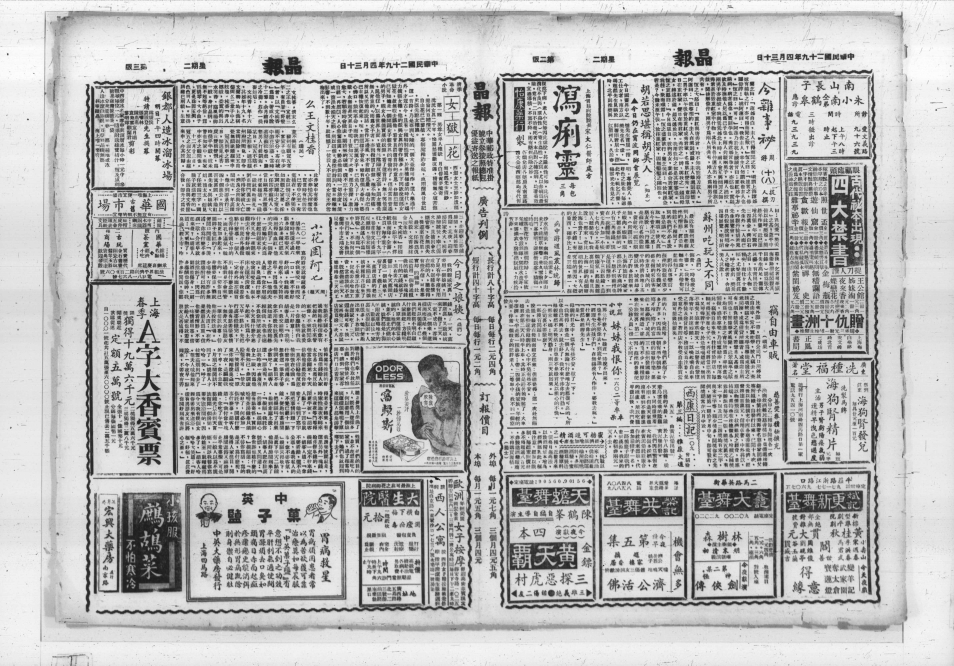
#> input picture examples/example_fold.jpg, 4768 x 3328 px (shown at 1/5 size)
$ python separator_approach.py ../examples/example_fold.jpg
#> lines starting #> are read from the running program, lines starting #| are printed output that depends on the picture; after the words box and inside, x2 and y2 are one past the last pixel; in counts of white or black regions, pixels touching at a corner belong together
### experiments/utils.py
import cv2
import numpy as np
import time

#################################
############ GENERAL ############

def load_gray(path):
    """
    loads image as grayscale image
    """
#> called with path = '../examples/example_fold.jpg'
    original_img = cv2.imread(path)
#> original_img is the input picture: shape (3328, 4768, 3); min 0, max 255, mean 185.2
    return original_img, cv2.cvtColor(original_img, cv2.COLOR_RGB2GRAY)

def binarize(img, kernel_size=305, c=0):
    """
    uses adaptive thresholding to get a binary image
    https://docs.opencv.org/master/d7/d1b/group__imgproc__misc.html#ga72b913f352e4a1b1b397736707afcde3
    """
#> called with kernel_size = 21, c = 20
    return cv2.adaptiveThreshold(img,255,cv2.ADAPTIVE_THRESH_MEAN_C,\
           cv2.THRESH_BINARY,kernel_size,c)
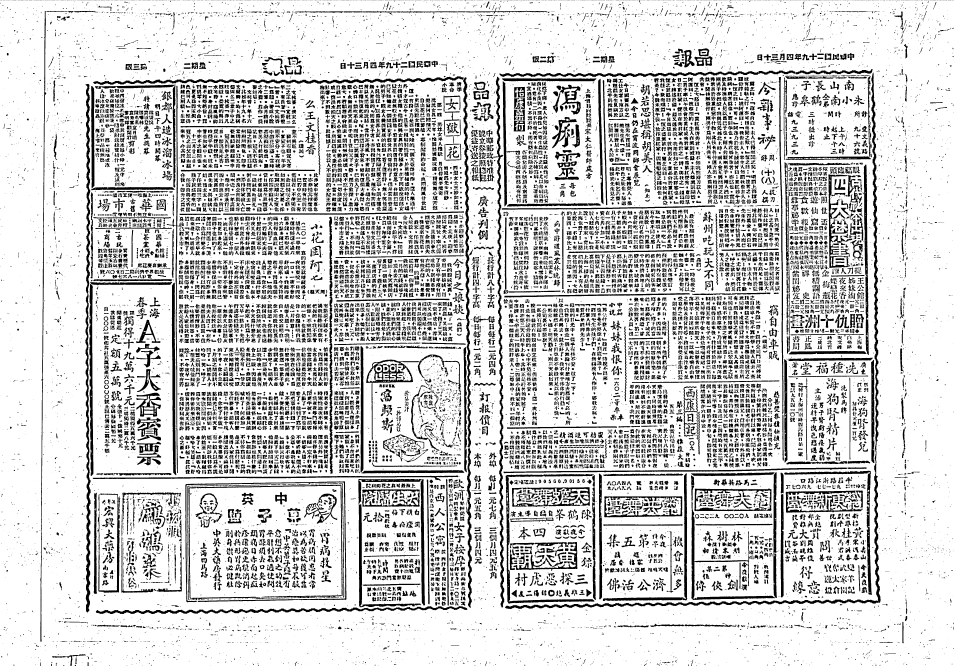
#> returned value: shape (3328, 4768) (shown at 1/5 size); 81.2% white; 21822 black regions (10307 under 20 px), largest, box (x1, y1, x2, y2) and area: (2526, 363, 4403, 3045) 52535, (2316, 386, 2359, 3039) 31387, (427, 419, 453, 3062) 31079

####################################
############ MORPHOLOGY ############

# [40 lines left out: functions remove_big_objects, open_then_close, draw_boxes, not called in this run]

#########################################################
############ CONNTECTING SEPARATORS APPROACH ############

def remove_separators(img, min_size, min_aspect_ratio):
    """
    draws over in white:
     - contours wider than min_width OR taller than min_height
       (min_width should be rather high since small contours will be found by next step)
     - after that, remaining contours exceeding min_aspect_ratio (= very slim contours = probably separators)
    https://docs.opencv.org/master/d6/d6e/group__imgproc__draw.html#ga746c0625f1781f1ffc9056259103edbc
    """
#> called with min_size = 300, min_aspect_ratio = 5
    img_inv = cv2.bitwise_not(img)
    contours, hierarchy = cv2.findContours(img_inv, cv2.RETR_TREE, cv2.CHAIN_APPROX_SIMPLE)
#> contours = 22006 contours, 9439 with area under 20; largest, box (x1, y1, x2, y2) and area: (939, 2425, 1715, 3002) 432074, (948, 2430, 1712, 2994) 415885, (468, 384, 2367, 3041) 49477, (2528, 365, 4405, 3047) 48000, (3474, 2445, 3860, 2558) 41446
    for idx, contour in enumerate(contours):
        [x,y,w,h] = cv2.boundingRect(contour)
        if w > min_size or h > min_size:
            # -1 instead of idx to draw all contours
            # -1 instead of thickness to fill bounded area instead of drawing line contours
            cv2.drawContours(img, contours, idx, (255,255,255), -1)
#> this loop made 22006 passes
#> (x, y, w, h) on passes 3, 9, 10: (636, 3327, 1, 1), (377, 3326, 4, 2), (187, 3326, 1, 1)
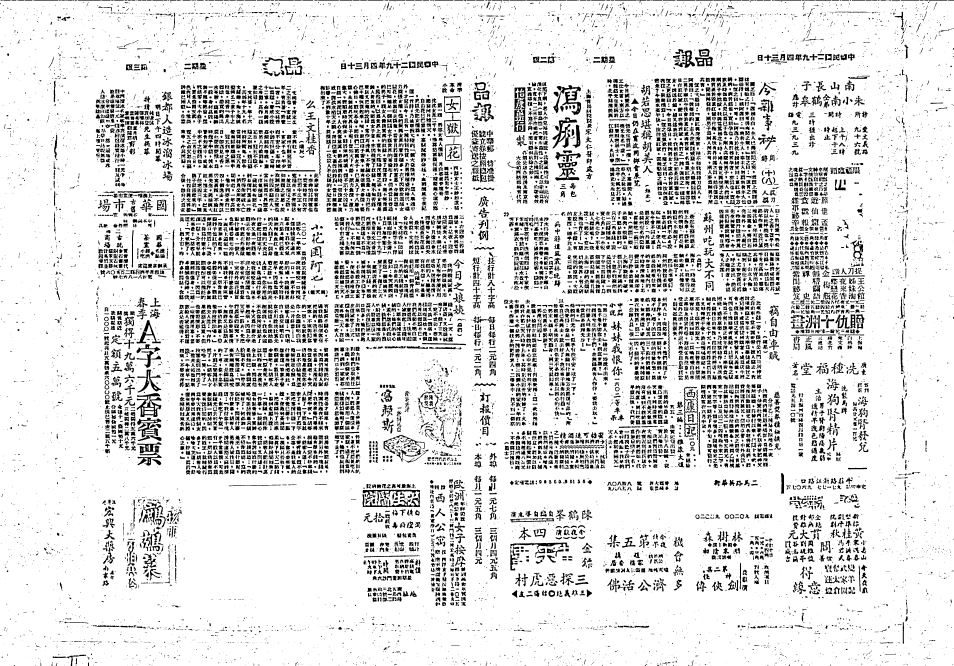
#> img: shape (3328, 4768) (shown at 1/5 size); 85.9% white; 15786 black regions (6510 under 20 px), largest, box (x1, y1, x2, y2) and area: (1813, 2448, 2101, 2536) 10310, (2570, 436, 2627, 661) 7408, (2766, 426, 2906, 575) 6870
    cv2.imwrite("1_1.png", img)
    for idx, contour in enumerate(contours):
        [x,y,w,h] = cv2.boundingRect(contour)
        if w/h > min_aspect_ratio or h/w > min_aspect_ratio:
            # -1 instead of idx to draw all contours
            # -1 instead of thickness to fill bounded area instead of drawing line contours
            cv2.drawContours(img, contours, idx, (255,255,255), -1)
    cv2.imwrite("1_2.png", img)

def free_vertical_sepators(img):
    """
    cuts vertical separators free from horizontal ones connecting from the side
    works for ├, ┼, ┤ as well as └, ┴, ┬, ┌, etc.
    """
    # kernels to draw 4~5px-wide frame left and right from all contours
    kernel_right = np.array([[-1,-1,-1, 1, 1, 1, 0, 0, 0, 0, 0]])
    kernel_left  = np.array([[ 0, 0, 0, 0, 0, 1, 1, 1,-1,-1,-1]])
    mask = cv2.bitwise_or(cv2.filter2D(img, -1, kernel_right), cv2.filter2D(img, -1, kernel_left))
#> mask: shape (3328, 4768); 4.4% white; 7843 white regions (5140 under 20 px), largest, box (x1, y1, x2, y2) and area: (440, 421, 474, 3064) 24527, (4333, 347, 4393, 3006) 18463, (2498, 409, 2528, 3040) 14412
    # cv2.imshow('image',mask)
    # cv2.waitKey(0)

    # only keep those parts of the mask that are long vertical lines
    opening_kernel = np.tile(np.array([[1]]),(50,1))
    mask = cv2.morphologyEx(mask, cv2.MORPH_OPEN, opening_kernel)
#> mask: shape (3328, 4768); 1.9% white; 284 white regions, largest, box (x1, y1, x2, y2) and area: (209, 473, 232, 3211) 10423, (3894, 413, 3914, 2306) 8789, (208, 59, 225, 1901) 7366
    # cv2.imshow('image',mask)
    # cv2.waitKey(0)

    # make every white pixel in mask turn into 20 vertically stacked white pixels
    extension_kernel = np.tile(np.array([[1]]),(20,1))
    mask = cv2.filter2D(mask, -1, extension_kernel)
#> mask: shape (3328, 4768); 2% white; 224 white regions, largest, box (x1, y1, x2, y2) and area: (199, 50, 225, 3221) 12935, (209, 53, 235, 3221) 12644, (875, 417, 886, 2389) 9954
    # [6 lines of commented-out code are left out]
    return cv2.bitwise_or(img,mask)
#> returned value: shape (3328, 4768); 93.7% white; 1013 black regions (275 under 20 px), largest, box (x1, y1, x2, y2) and area: (468, 384, 2367, 3041) 54215, (2528, 365, 4405, 3047) 52412, (429, 421, 455, 3064) 31049

def extend_separators(img, mode, max_distance, min_length, min_aspect_ratio):
    """
    mode="vertical":
        finds vertical contours with height/width > min_aspect_ratio and height > min_length
    mode="horizontal":
        and horizontal contours with width/height > min_aspect_ratio and width > min_length
    draws pixel bridges at the top and/or bottom [mode="vertical"] /
    left and/or right side [mode="horizontal"] of these contours if another object is within reach of max_distance
    """
#> called with mode = 'vertical', max_distance = 300, min_length = 80, min_aspect_ratio = 6
    img_inv = cv2.bitwise_not(img)
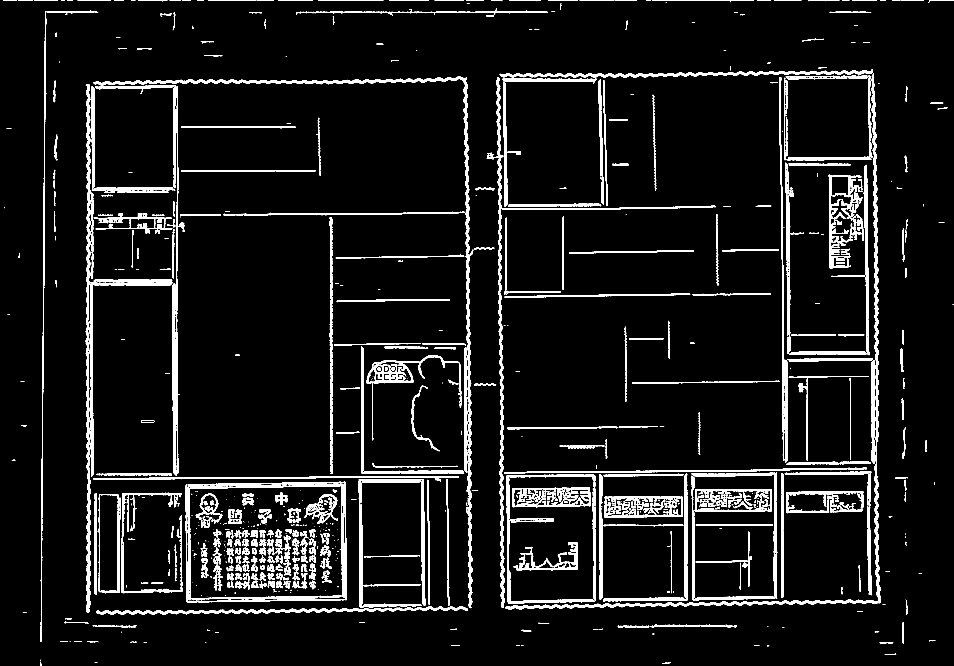
#> img_inv: shape (3328, 4768) (shown at 1/5 size); 6.3% white; 1013 white regions (275 under 20 px), largest, box (x1, y1, x2, y2) and area: (468, 384, 2367, 3041) 54215, (2528, 365, 4405, 3047) 52412, (429, 421, 455, 3064) 31049
    contours, hierarchy = cv2.findContours(img_inv, cv2.RETR_TREE, cv2.CHAIN_APPROX_SIMPLE)
    img_copy = img.copy()


    for contour in contours:
        [x,y,w,h] = cv2.boundingRect(contour)

        # leave a 100 px margin because contours at the edge of the image behave weirdly
        if mode=="vertical" and y > 10 and y+h < img.shape[0]-10:

            if h/w > min_aspect_ratio and h > min_length:

                # # to test which contours are found:
                # cv2.rectangle(img, (x,y), (x+w,y+h), (180), 2)

                # top
                seed_y = y # top of bounding box
                # find where on the top line of the contour there are actually black pixels
                black_pixels_at_top = np.where(img[seed_y,x:x+w]==0)[0]
                y_min = max(0, seed_y-max_distance) # just in case y-max_distance is off the image
                for idx in black_pixels_at_top:
                    seed_x = x+idx
                    # -2 below is just to make sure we're safely outside the contour
                    black_pixels_over_contour = np.where(img[y_min:seed_y-2,seed_x]==0)[0]
                    if len(black_pixels_over_contour) > 0: # if there's another object within max_distance
                        # draw a connecting line to that object
                        black_pixel_closest_to_contour = np.max(black_pixels_over_contour)
                        line_from = (seed_x,seed_y)
                        line_to = (seed_x,y_min+black_pixel_closest_to_contour)
                        cv2.line(img,line_from,line_to,(0),1)

                # bottom (repeat analogous to top)
                seed_y = y+h-1 # bottom of bounding box
                black_pixels_at_btm = np.where(img[seed_y,x:x+w]==0)[0]
                y_max = min(img.shape[0]-1, seed_y+max_distance)
                for idx in black_pixels_at_btm:
                    seed_x = x+idx
                    black_pixels_under_contour = np.where(img[seed_y+2:y_max,seed_x]==0)[0]
                    if len(black_pixels_under_contour) > 0:
                        black_pixel_closest_to_contour = np.min(black_pixels_under_contour)
                        line_from = (seed_x,seed_y)
                        line_to = (seed_x,seed_y+black_pixel_closest_to_contour)
                        cv2.line(img,line_from,line_to,(0),1)

        elif mode=="horizontal" and x > 10 and x+w < img.shape[1]-10: # analogous to the vertical case

            if w/h > min_aspect_ratio and w > min_length:

                # to test which contours are found:
                cv2.rectangle(img_copy, (x,y), (x+w,y+h), (180), 2)

                # left
                seed_x = x # left end of bounding box
                black_pixels_at_left = np.where(img[y:y+h,seed_x]==0)[0]
                x_min = max(0, seed_x-max_distance)
                for idx in black_pixels_at_left:
                    seed_y = y+idx
                    black_pixels_left_of_contour = np.where(img[seed_y,x_min:seed_x-2]==0)[0]
                    if len(black_pixels_left_of_contour) > 0:
                        black_pixel_closest_to_contour = np.max(black_pixels_left_of_contour)
                        line_from = (seed_x,seed_y)
                        line_to = (x_min+black_pixel_closest_to_contour,seed_y)
                        cv2.line(img,line_from,line_to,(0),1)

                # right
                seed_x = x+w-1 # right end of bounding box
                black_pixels_at_right = np.where(img[y:y+h,seed_x]==0)[0]
                x_max = min(img.shape[1]-1, seed_x+max_distance)
                for idx in black_pixels_at_right:
                    seed_y = y+idx
                    black_pixels_right_of_contour = np.where(img[seed_y,seed_x+2:x_max]==0)[0]
                    if len(black_pixels_right_of_contour) > 0:
                        black_pixel_closest_to_contour = np.min(black_pixels_right_of_contour)
                        line_from = (seed_x,seed_y)
                        line_to = (seed_x+black_pixel_closest_to_contour,seed_y)
                        cv2.line(img,line_from,line_to,(0),1)
#> this loop made 1359 passes
#> contour on passes 3, 4, 7: [[474, 3310], [474, 3311], [485, 3311], [486, 3310]], [[204, 3298], [204, 3306]], [[2256, 3227], [2256, 3228], [2297, 3228], [2297, 3227]]
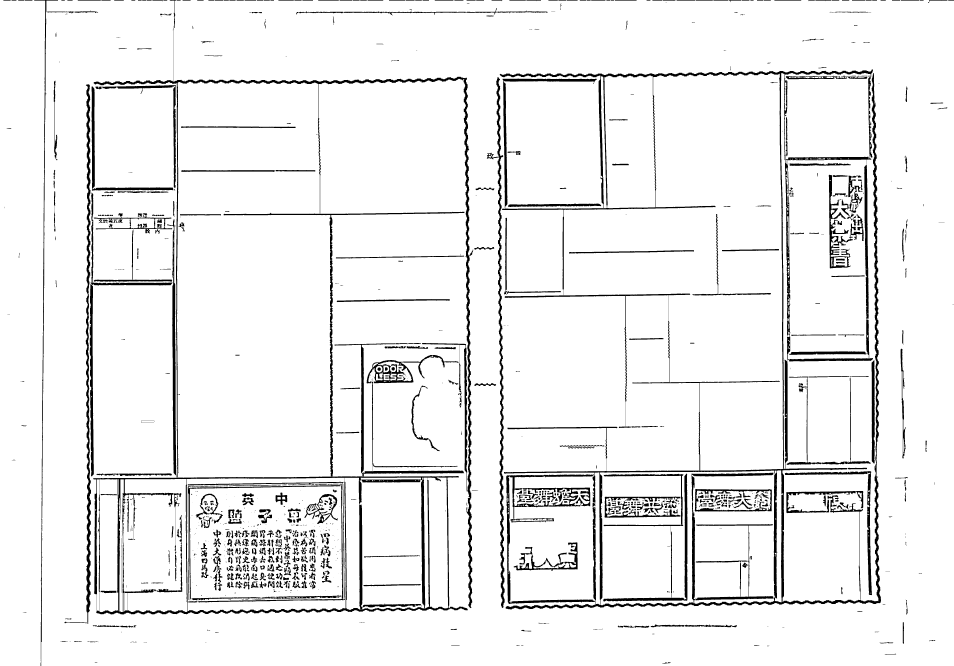
#> img: shape (3328, 4768) (shown at 1/5 size); 93.6% white; 926 black regions (269 under 20 px), largest, box (x1, y1, x2, y2) and area: (466, 384, 2367, 3072) 171246, (2520, 365, 4405, 3047) 95051, (2499, 347, 4365, 2343) 51063


    cv2.imwrite('3-01.png', img_copy)

# [121 lines left out: functions draw_white_box_contours, crop, find_angle, deskew, skeletize, not called in this run]

### experiments/separator_approach.py
import sys
import cv2
from morphology import *
from utils import *
from pythonRLSA import rlsa
from pythonRLSA.rlsa_fast import rlsa_fast

if __name__ == "__main__":
    path_to_image = sys.argv[1]
    original_img, grayscale_img = load_gray(path_to_image)

    print("binarizing image ...")
    img = binarize(grayscale_img,21,20)
    cv2.imwrite('0.png',img)

    # [10 lines of commented-out code are left out]

    print("morphological opening to connect separator fragments ...")
    # during erosion (black contours grow) extend contours 2 px
    img = cv2.morphologyEx(img, cv2.MORPH_OPEN, np.ones((2,2)),iterations=2)
    cv2.imwrite('0_1.png',img)

    print("extracting separators ...")
    img_inv = cv2.bitwise_not(img)
    # connected 4-side rectangular separator > 300 > height of potentially connected heading
    # aspect ration of potentially connected character patches < 5 < aspect ration of separators
    remove_separators(img,300,5) # writes 1-1.png and 1-2.png
    # no_separators_img = binary_img # needed for RLSA-based de-skewing
    img = cv2.bitwise_not(img_inv - cv2.bitwise_not(img))
    cv2.imwrite('2.png',img)

    print("cutting vertical separators free  ...")
    img = free_vertical_sepators(img) # doesn't work too well for wavy separators

    vertical = img.copy()
    cv2.imwrite('vertical.png',vertical)
    horizontal = img.copy()
    print("vertical separator extension ...")
    # the shortest free-standing wave-line separator I saw was 98 px > 80 = min_length
    extend_separators(vertical, mode="vertical", max_distance=300, min_length=80, min_aspect_ratio=6)
    cv2.imwrite('3.png',vertical)

    print("horizontal separator extension ...")
    # shortest gap caused by a heading between a horizontal separator to the left
    # and a vertical one to the right is ~85 px < 70 = max_distance
    # this is to connect remainders of very thin separators => use lower min_length and min_aspect_ratio
    extend_separators(horizontal, mode="horizontal", max_distance=70, min_length=15, min_aspect_ratio=4)
#> the loop in extend_separators (call 2), `for contour in contours:` made 1359 passes
    img = cv2.bitwise_and(vertical,horizontal)
#> img: shape (3328, 4768); 93.6% white; 716 black regions (262 under 20 px), largest, box (x1, y1, x2, y2) and area: (322, 347, 4461, 3120) 714336, (17, 0, 4644, 3328) 28274, (2531, 2372, 2974, 3020) 19698
    cv2.imwrite('3_1.png', img)

    print("more vertical separator extension")
    line_width = 10
    line_end_length = 30
    line_extension = 100
    margin = 50
    kernel_top = np.tile(np.array([-10]*margin+[- 1]*line_width+[-10]*margin),(5,1))
    kernel_ctr = np.tile(np.array([-10]*margin+[  1]*line_width+[-10]*margin),(10,1))
    kernel_btm = np.tile(np.array([-10]*margin+[-10]*line_width+[-10]*margin),(margin,1))
    bottom_line_end_kernel = np.concatenate((kernel_top,kernel_ctr,kernel_btm),axis=0)

    img_without_small_contours = img.copy()

    contours, _ = cv2.findContours(img, cv2.RETR_TREE, cv2.CHAIN_APPROX_SIMPLE)
    for idx, contour in enumerate(contours):
        [x,y,w,h] = cv2.boundingRect(contour)
        if w < 100 and h < 100:
            cv2.drawContours(img_without_small_contours, contours, idx, (255), -1)
#> this loop made 1175 passes
#> contour on passes 14 to 16: [[446, 3208], [449, 3208]], [[437, 3208]], [[330, 3208], [332, 3208]]
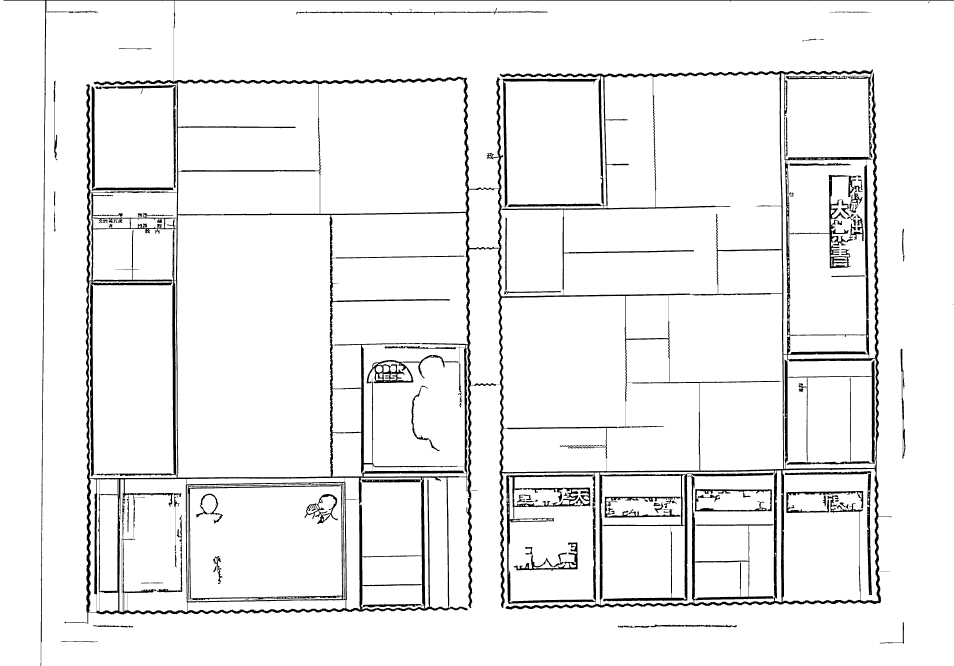
#> img_without_small_contours: shape (3328, 4768) (shown at 1/5 size); 94.2% white; 41 black regions (1 under 20 px), largest, box (x1, y1, x2, y2) and area: (322, 347, 4461, 3120) 713616, (17, 0, 4644, 3328) 28274, (2531, 2372, 2974, 3020) 19698

    line_ends = cv2.dilate(cv2.filter2D(cv2.bitwise_not(img_without_small_contours), -1, bottom_line_end_kernel),np.ones((line_extension,1)))
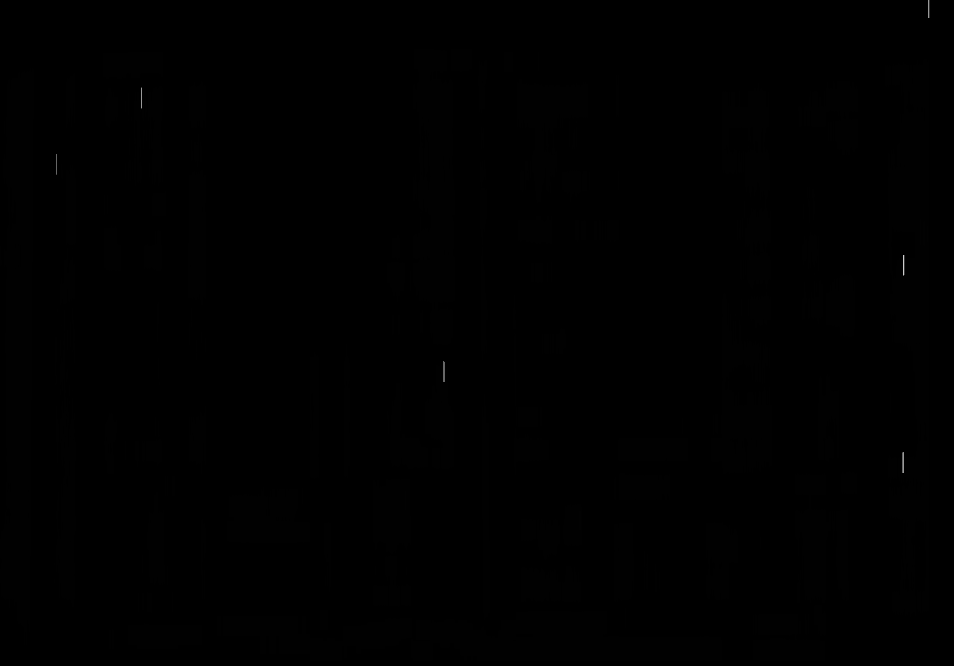
#> line_ends: shape (3328, 4768) (shown at 1/5 size); min 0, max 255, mean 0.2
    img = cv2.bitwise_and(cv2.bitwise_not(line_ends),img)
    cv2.imwrite('3_2.png',line_ends)


    # rlsa
    print("applying RLSA ...")
    x, y = img.shape

    # for one-column boxes there is usually min. 30 px space, we need to go below that
    # so as not to close them up
#> (the run stopped early here; a loop or call above may not have finished)
